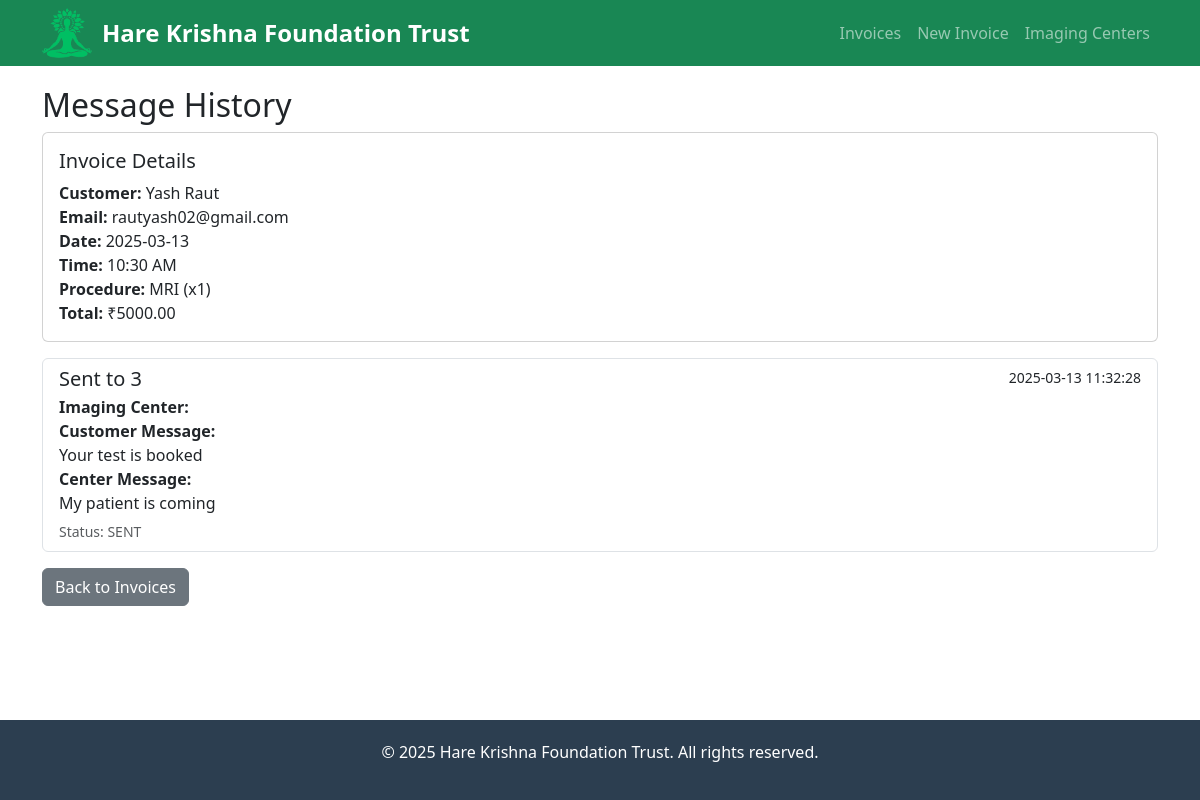
The app's page /view_messages/3 with its own data.
### tables this page shows
CREATE TABLE invoices (
                    id INTEGER PRIMARY KEY AUTOINCREMENT,
                    customer_name TEXT NOT NULL,
                    email TEXT NOT NULL,
                    date TEXT NOT NULL,
                    time_slot TEXT NOT NULL,
                    product TEXT NOT NULL,
                    quantity INTEGER NOT NULL,
                    price REAL NOT NULL
                );

CREATE TABLE messages (
                    id INTEGER PRIMARY KEY AUTOINCREMENT,
                    invoice_id INTEGER NOT NULL,
                    imaging_center_id INTEGER NOT NULL,
                    customer_message TEXT NOT NULL,
                    center_message TEXT NOT NULL,
                    sent_date TEXT NOT NULL,
                    status TEXT NOT NULL,
                    FOREIGN KEY (invoice_id) REFERENCES invoices (id),
                    FOREIGN KEY (imaging_center_id) REFERENCES imaging_centers (id)
                );

### app.py (the view)
@app.route('/view_messages/<int:invoice_id>')
def view_messages(invoice_id):
    conn = sqlite3.connect(DB_PATH)
    c = conn.cursor()
    c.execute("""
        SELECT m.*, ic.name as center_name
        FROM messages m
        JOIN imaging_centers ic ON m.imaging_center_id = ic.id
        WHERE m.invoice_id = ?
        ORDER BY m.sent_date DESC
    """, (invoice_id,))
    messages = c.fetchall()
    c.execute("SELECT * FROM invoices WHERE id = ?", (invoice_id,))
    invoice = c.fetchone()
    conn.close()
    return render_template('view_messages.html', messages=messages, invoice=invoice)

### templates/view_messages.html (shortened to what this page needs)
{% extends "base.html" %}
{% block content %}
<h2>Message History</h2>
<div class="card mb-3">
    <div class="card-body">
        <h5 class="card-title">Invoice Details</h5>
        <p class="card-text">
            <strong>Customer:</strong> {{ invoice[1] }}<br>
            <strong>Email:</strong> {{ invoice[2] }}<br>
            <strong>Date:</strong> {{ invoice[3] }}<br>
            <strong>Time:</strong> {{ invoice[4] }}<br>
            <strong>Procedure:</strong> {{ invoice[5] }} (x{{ invoice[6] }})<br>
            <strong>Total:</strong> ₹{{ "%.2f"|format(invoice[6] * invoice[7]) }}
        </p>
    </div>
</div>
<div class="list-group">
    {% for message in messages %}
    <div class="list-group-item">
        <div class="d-flex w-100 justify-content-between">
            <h5 class="mb-1">Sent to {{ message[1] }}</h5>
            <small>{{ message[5] }}</small>
        </div>
        <p class="mb-1">
            <strong>Imaging Center:</strong> {{ message[8] }}<br>
            <strong>Customer Message:</strong><br>
            {{ message[3] }}<br>
            <strong>Center Message:</strong><br>
            {{ message[4] }}
        </p>
        <small class="text-muted">Status: {{ message[6] }}</small>
    </div>
    {% endfor %}
</div>
<div class="mt-3">
    <a href="{{ url_for('index') }}" class="btn btn-secondary">Back to Invoices</a>
</div>
{% endblock %}

### templates/base.html (style rules this page uses)
body { display: flex; flex-direction: column; min-height: 100vh; }

### records on screen
invoices: customer_name "Yash Raut", email "rautyash02@gmail.com", date "2025-03-13", time_slot "10:30 AM", product "MRI", quantity "1", invoice[6]*invoice[7] "5000.00"
messages: invoice "3", sent_date "2025-03-13 11:32:28", customer_message "Your test is booked", center_message "My patient is coming", status "SENT"

### other values on screen
{{ 'now'|datetimeformat('%Y') }} "2025"
